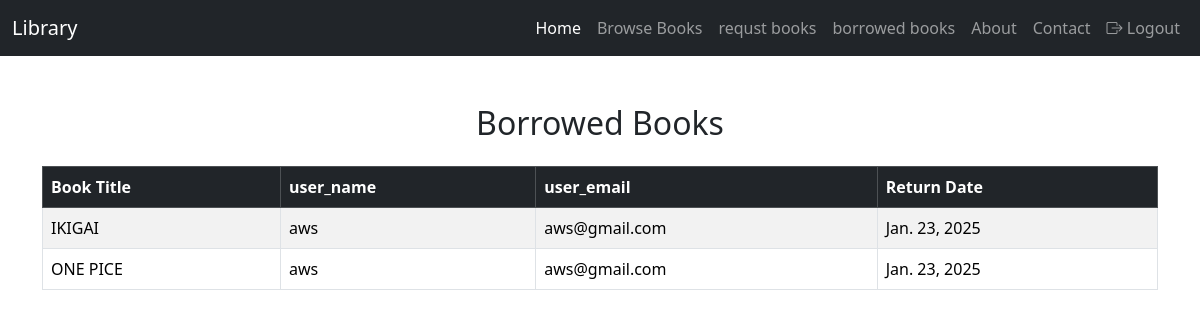
The page /view_rented_history/ on the database as committed earlier.
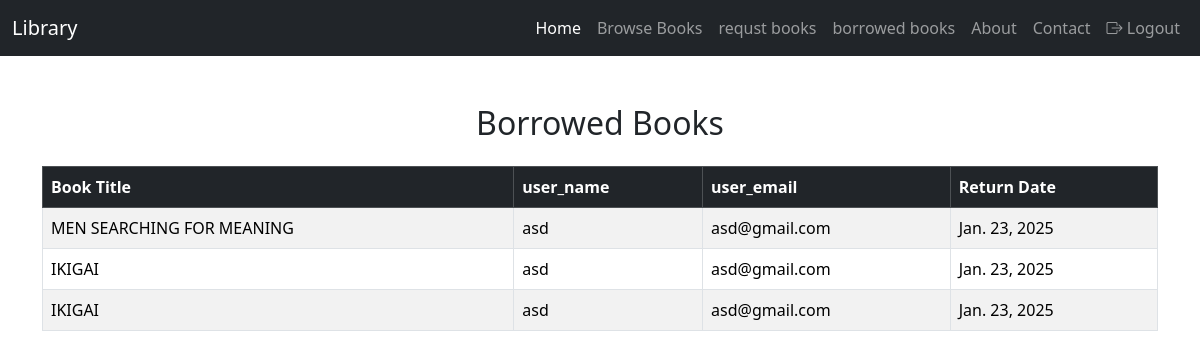
The same page on the database as committed later.
### bookapp/models.py (models this page shows)
class Borrow(models.Model):
    STATUS_CHOICES = [
        ('Pending', 'Pending'),
        ('Approved', 'Approved'),
        ('Rejected', 'Rejected'),
        ('Returned', 'Returned'),
        ('Return Requested', 'Return Requested'),
    ]
    book = models.ForeignKey(books, on_delete=models.CASCADE)
    user = models.ForeignKey(User, on_delete=models.CASCADE)
    request_date = models.DateField(auto_now_add=True)
    approval_date = models.DateField(null=True, blank=True)
    r_date = models.DateField(null=True, blank=True)  # Only set when approved
    status = models.CharField(max_length=20, choices=STATUS_CHOICES, default='Pending')
    return_request_date = models.DateField(null=True, blank=True)  # Date when user requests to return
    return_approval_date = models.DateField(null=True, blank=True)  # Date when admin approves return
    extension_requested_date = models.DateField(null=True, blank=True)
    new_return_date = models.DateField(null=True, blank=True)
    extension_status = models.CharField(
        max_length=20,
        choices=[('Pending', 'Pending'), ('Approved', 'Approved'), ('Rejected', 'Rejected')],
        default='Pending')

class books(models.Model):
    title = models.CharField(max_length=200)
    auther = models.CharField(max_length=200)
    description = models.TextField()
    publication_date = models.DateField()
    location = models.ForeignKey('locations', on_delete=models.CASCADE, null=True, blank=True)
    genre = models.ForeignKey('genres', on_delete=models.CASCADE)
    cover_image = models.FileField()
    available_copies = models.IntegerField(default=2)

### bookapp/views.py (the view)
# urls.py: path('view_rented_history/', views.returned_book, name='view_rented_history'),
def returned_book(req):
    borrow = Borrow.objects.filter(status='Returned')
    return render(req, 'admin/returned_books.html', {'borrow': borrow})

### templates/admin/returned_books.html (shortened to what this page needs)
<!DOCTYPE html>
<html lang="en">
<head>
    <link href="https://cdn.jsdelivr.net/npm/bootstrap@5.3.3/dist/css/bootstrap.min.css" rel="stylesheet">
    <link href="https://cdn.jsdelivr.net/npm/bootstrap-icons/font/bootstrap-icons.css" rel="stylesheet">
</head>
<body>
  <nav class="navbar navbar-expand-lg navbar-dark bg-dark">
    <div class="container-fluid">
      <a class="navbar-brand" href="#">Library </a>
      <div class="collapse navbar-collapse" id="navbarNav">
        <ul class="navbar-nav ms-auto">
          <li class="nav-item">
            <a class="nav-link active" href="../user">Home</a>
          </li>
          <li class="nav-item">
            <a class="nav-link" href="../books">Browse Books</a>
          </li>
          <li class="nav-item">
            <a class="nav-link" href="../view_borrow_req">requst books</a>
          </li>
          <li class="nav-item">
            <a class="nav-link" href="../view_borrow">borrowed books</a>
          </li>
          <li class="nav-item">
            <a class="nav-link" href="../about">About</a>
          </li>
          <li class="nav-item">
            <a class="nav-link" href="../contact">Contact</a>
          </li>
          <li class="nav-item">
            <a class=" nav-link" href="../logout"><i class="bi bi-box-arrow-right"></i> Logout</a>
          </li>
        </ul>
      </div>
    </div>
  </nav>
    <div class="container py-5">
        <h2 class="text-center mb-4">Borrowed Books</h2>
        <div class="table-responsive">
            <table class="table table-striped table-bordered">
                <thead class="table-dark">
                    <tr>
                        <th>Book Title</th>
                        <th>user_name</th>
                        <th>user_email</th>
                        <th>Return Date</th>
                    </tr>
                </thead>
                <tbody>
                    {% for b in borrow %}
                    <tr>
                        <td>{{ b.book.title }}</td>
                        <td>{{ b.user.first_name }}</td>
                        <td>{{ b.user.email }}</td>
                        <td>{{ b.return_approval_date}}</td>
                    </tr>
                {% endfor %}
                </tbody>
            </table>
          </div>
        </div>
</body>
</html>

Rows that differ between the two databases and show on the page:
removed Borrow: book "IKIGAI", user.first_name "aws", user.email "aws@gmail.com", return_approval_date "Jan. 23, 2025"
removed Borrow: book "ONE PICE", user.first_name "aws", user.email "aws@gmail.com", return_approval_date "Jan. 23, 2025"
added Borrow: book "MEN SEARCHING FOR MEANING", user.first_name "asd", user.email "asd@gmail.com", return_approval_date "Jan. 23, 2025"
added Borrow: book "IKIGAI", user.first_name "asd", user.email "asd@gmail.com", return_approval_date "Jan. 23, 2025"
added Borrow: book "IKIGAI", user.first_name "asd", user.email "asd@gmail.com", return_approval_date "Jan. 23, 2025"
